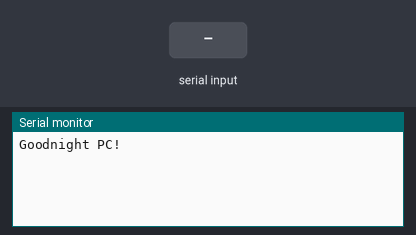
A sketch run on a simulated Arduino Uno, built with avr-gcc and run on an emulated ATmega328P. Parts: the last lines printed to the serial monitor. Inputs (shaded band) come from the test bench.

Above: at 1.2 s.
1.3 s: "1" received over the second serial link
At 2.3 s:
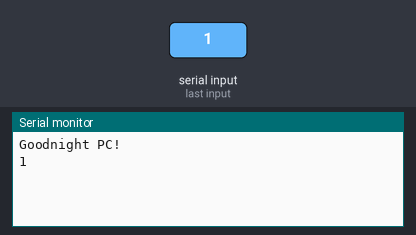
2.8 s: "0" received over the second serial link
At 3.4 s:
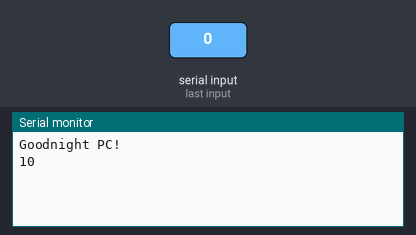

Measured:
- after the input at 1.3 s, the serial monitor: prints a new line at once (image 1)
- after the input at 2.8 s, the serial monitor: prints a new line at once (image 2)

The sketch:

Chat_2.ino
```cpp
#include <SoftwareSerial.h>
SoftwareSerial mySerial(2, 3); // RX, TX

void setup() {
  Serial.begin(9600);
  while (!Serial) { }
  Serial.println("Goodnight PC!");
  mySerial.begin(9600);
  mySerial.println("Hello, budy?");
}

void loop() {
  if (mySerial.available())
    Serial.write(mySerial.read());
  if (Serial.available())
    mySerial.write(Serial.read());
}
```
